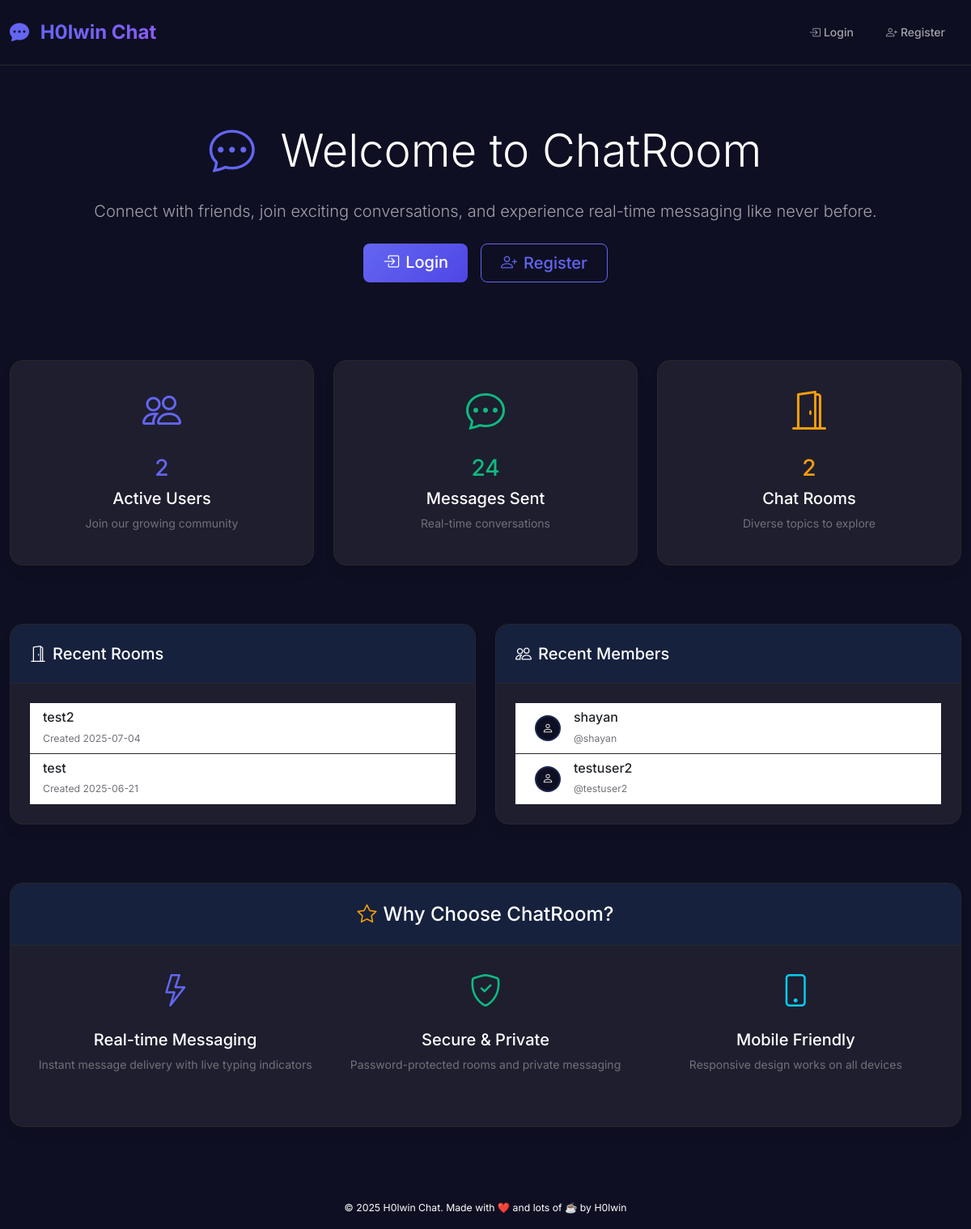
The page / on the database its author committed.
### tables this page shows
CREATE TABLE settings (
            key TEXT PRIMARY KEY,
            value TEXT
        );

CREATE TABLE rooms (
    id INTEGER PRIMARY KEY AUTOINCREMENT,
    name TEXT UNIQUE NOT NULL,
    slug TEXT UNIQUE NOT NULL,
    created_at TIMESTAMP DEFAULT CURRENT_TIMESTAMP
, password TEXT, hidden BOOLEAN DEFAULT 0);

CREATE TABLE "users" (
                    id INTEGER PRIMARY KEY AUTOINCREMENT,
                    username TEXT UNIQUE NOT NULL,
                    email TEXT UNIQUE NOT NULL,
                    hashed_password TEXT NOT NULL,
                    is_admin INTEGER DEFAULT 0,
                    created_at TIMESTAMP DEFAULT CURRENT_TIMESTAMP
                , display_name TEXT, bio TEXT, birth_date DATE, profile_image TEXT, last_seen TIMESTAMP);

### backend/app.py (the view)
@app.route('/')
def home():
    with get_db() as conn:
        cur = conn.cursor()
        cur.execute('SELECT COUNT(*) FROM users')
        user_count = cur.fetchone()[0]
        cur.execute('SELECT COUNT(*) FROM messages')
        message_count = cur.fetchone()[0]
        cur.execute('SELECT COUNT(*) FROM rooms')
        room_count = cur.fetchone()[0]
        cur.execute('SELECT name, slug, created_at FROM rooms ORDER BY created_at DESC LIMIT 6')
        recent_rooms = [dict(name=row[0], slug=row[1], created_at=row[2]) for row in cur.fetchall()]
        cur.execute('SELECT username, display_name, created_at FROM users ORDER BY created_at DESC LIMIT 6')
        recent_users = [dict(username=row[0], display_name=row[1] or row[0], created_at=row[2]) for row in cur.fetchall()]
    return render_template('home.html',
                         user_count=user_count,
                         message_count=message_count,
                         room_count=room_count,
                         recent_rooms=recent_rooms,
                         recent_users=recent_users)

### frontend/templates/home.html (shortened to what this page needs)
{% extends 'base.html' %}
{% block content %}
<div class="container-fluid">
    <div class="row mb-5">
        <div class="col-12">
            <div class="text-center py-5">
                <h1 class="display-4 mb-4">
                    <i class="bi bi-chat-dots text-primary me-3"></i>
                    Welcome to ChatRoom
                </h1>
                <p class="lead text-secondary mb-4">
                    Connect with friends, join exciting conversations, and experience real-time messaging like never before.
                </p>
                {% if not current_user.is_authenticated %}
                <div class="d-flex gap-3 justify-content-center">
                    <a href="/login" class="btn btn-primary btn-lg">
                        <i class="bi bi-box-arrow-in-right me-2"></i>Login
                    </a>
                    <a href="/register" class="btn btn-outline-primary btn-lg">
                        <i class="bi bi-person-plus me-2"></i>Register
                    </a>
                </div>
                {% endif %}
            </div>
        </div>
    </div>
    <div class="row mb-5">
        <div class="col-md-4 mb-4">
            <div class="card text-center h-100">
                <div class="card-body">
                    <div class="mb-3">
                        <i class="bi bi-people text-primary" style="font-size: 3rem;"></i>
                    </div>
                    <h3 class="text-primary mb-2">{{ user_count }}</h3>
                    <h5 class="card-title">Active Users</h5>
                    <p class="text-muted">Join our growing community</p>
                </div>
            </div>
        </div>
        <div class="col-md-4 mb-4">
            <div class="card text-center h-100">
                <div class="card-body">
                    <div class="mb-3">
                        <i class="bi bi-chat-dots text-success" style="font-size: 3rem;"></i>
                    </div>
                    <h3 class="text-success mb-2">{{ message_count }}</h3>
                    <h5 class="card-title">Messages Sent</h5>
                    <p class="text-muted">Real-time conversations</p>
                </div>
            </div>
        </div>
        <div class="col-md-4 mb-4">
            <div class="card text-center h-100">
                <div class="card-body">
                    <div class="mb-3">
                        <i class="bi bi-door-open text-warning" style="font-size: 3rem;"></i>
                    </div>
                    <h3 class="text-warning mb-2">{{ room_count }}</h3>
                    <h5 class="card-title">Chat Rooms</h5>
                    <p class="text-muted">Diverse topics to explore</p>
                </div>
            </div>
        </div>
    </div>
    <div class="row">
        <div class="col-md-6 mb-4">
            <div class="card h-100">
                <div class="card-header d-flex justify-content-between align-items-center">
                    <h5 class="mb-0">
                        <i class="bi bi-door-open me-2"></i>Recent Rooms
                    </h5>
                </div>
                <div class="card-body">
                    {% if recent_rooms %}
                    <div class="list-group list-group-flush">
                        {% for room in recent_rooms %}
                        <div class="list-group-item d-flex justify-content-between align-items-center">
                            <div>
                                <h6 class="mb-1">{{ room.name }}</h6>
                                <small class="text-muted">Created {{ room.created_at.split(' ')[0] }}</small>
                            </div>
                        </div>
                        {% endfor %}
                    </div>
                    {% else %}
                    <div class="text-center py-4">
                        <i class="bi bi-door-open text-muted mb-3" style="font-size: 2rem;"></i>
                        <p class="text-muted">No rooms available yet</p>
                    </div>
                    {% endif %}
                </div>
            </div>
        </div>
        <div class="col-md-6 mb-4">
            <div class="card h-100">
                <div class="card-header d-flex justify-content-between align-items-center">
                    <h5 class="mb-0">
                        <i class="bi bi-people me-2"></i>Recent Members
                    </h5>
                </div>
                <div class="card-body">
                    {% if recent_users %}
                    <div class="list-group list-group-flush">
                        {% for user in recent_users %}
                        <div class="list-group-item d-flex justify-content-between align-items-center">
                            <div class="d-flex align-items-center">
                                <div class="avatar-sm bg-primary rounded-circle d-flex align-items-center justify-content-center me-3">
                                    <i class="bi bi-person text-white"></i>
                                </div>
                                <div>
                                    <h6 class="mb-1">{{ user.display_name }}</h6>
                                    <small class="text-muted">@{{ user.username }}</small>
                                </div>
                            </div>
                        </div>
                        {% endfor %}
                    </div>
                    {% else %}
                    <div class="text-center py-4">
                        <i class="bi bi-people text-muted mb-3" style="font-size: 2rem;"></i>
                        <p class="text-muted">No users yet</p>
                    </div>
                    {% endif %}
                </div>
            </div>
        </div>
    </div>
    <div class="row mt-5">
        <div class="col-12">
            <div class="card">
                <div class="card-header text-center">
                    <h4 class="mb-0">
                        <i class="bi bi-star me-2 text-warning"></i>Why Choose ChatRoom?
                    </h4>
                </div>
                <div class="card-body">
                    <div class="row">
                        <div class="col-md-4 mb-4">
                            <div class="text-center">
                                <div class="mb-3">
                                    <i class="bi bi-lightning text-primary" style="font-size: 2.5rem;"></i>
                                </div>
                                <h5>Real-time Messaging</h5>
                                <p class="text-muted">Instant message delivery with live typing indicators</p>
                            </div>
                        </div>
                        <div class="col-md-4 mb-4">
                            <div class="text-center">
                                <div class="mb-3">
                                    <i class="bi bi-shield-check text-success" style="font-size: 2.5rem;"></i>
                                </div>
                                <h5>Secure & Private</h5>
                                <p class="text-muted">Password-protected rooms and private messaging</p>
                            </div>
                        </div>
                        <div class="col-md-4 mb-4">
                            <div class="text-center">
                                <div class="mb-3">
                                    <i class="bi bi-phone text-info" style="font-size: 2.5rem;"></i>
                                </div>
                                <h5>Mobile Friendly</h5>
                                <p class="text-muted">Responsive design works on all devices</p>
                            </div>
                        </div>
                    </div>
                </div>
            </div>
        </div>
    </div>
</div>
{% endblock %}

### frontend/templates/base.html (shortened to what this page needs)
<!DOCTYPE html>
<html lang="en">
<head>
    <link href="https://cdn.jsdelivr.net/npm/bootstrap@5.3.2/dist/css/bootstrap.min.css" rel="stylesheet">
    <link href="https://cdn.jsdelivr.net/npm/bootstrap-icons@1.11.3/font/bootstrap-icons.min.css" rel="stylesheet">
    <link href="/static/css/main.css" rel="stylesheet">
    <link href="/static/css/rtl-support.css" rel="stylesheet">
    <link href="/static/css/spacing.css" rel="stylesheet">
</head>
<body class="app-body">
    <nav class="navbar navbar-expand-lg navbar-dark app-navbar">
        <div class="container-fluid">
            <a class="navbar-brand" href="/">
                <i class="bi bi-chat-dots-fill me-2"></i>
                <span class="brand-text">{{ site_name }}</span>
            </a>
            <div class="collapse navbar-collapse" id="navbarNav">
                <ul class="navbar-nav ms-auto">
                    {% if current_user.is_authenticated %}
                        <li class="nav-item">
                            <a class="nav-link" href="/dashboard">
                                <i class="bi bi-house me-1"></i>Dashboard
                            </a>
                        </li>
                        <li class="nav-item">
                            <a class="nav-link" href="/chat">
                                <i class="bi bi-chat me-1"></i>Chat
                            </a>
                        </li>
                        <li class="nav-item">
                            <a class="nav-link" href="/pm">
                                <i class="bi bi-envelope me-1"></i>Messages
                            </a>
                        </li>
                        {% if current_user.is_admin %}
                        <li class="nav-item">
                            <a class="nav-link admin-link" href="/admin">
                                <i class="bi bi-shield me-1"></i>Admin
                            </a>
                        </li>
                        {% endif %}
                        <li class="nav-item dropdown">
                            <a class="nav-link dropdown-toggle" href="#" role="button" data-bs-toggle="dropdown">
                                <i class="bi bi-person-circle me-1"></i>{{ current_user.username }}
                            </a>
                            <ul class="dropdown-menu dropdown-menu-dark">
                                <li><a class="dropdown-item" href="/profile">
                                    <i class="bi bi-person me-2"></i>Profile
                                </a></li>
                                <li><hr class="dropdown-divider"></li>
                                <li><a class="dropdown-item" href="/logout">
                                    <i class="bi bi-box-arrow-right me-2"></i>Logout
                                </a></li>
                            </ul>
                        </li>
                    {% else %}
                        <li class="nav-item">
                            <a class="nav-link" href="/login">
                                <i class="bi bi-box-arrow-in-right me-1"></i>Login
                            </a>
                        </li>
                        <li class="nav-item">
                            <a class="nav-link" href="/register">
                                <i class="bi bi-person-plus me-1"></i>Register
                            </a>
                        </li>
                    {% endif %}
                </ul>
            </div>
        </div>
    </nav>
    <main class="app-main">
        {% block content %}{% endblock %}
    </main>
    <footer class="app-footer text-center py-3 mt-5">
        <small>
            © 2025 {{ site_name }}. Made with ❤️ and lots of ☕ by H0lwin
        </small>
    </footer>
    <div class="toast-container position-fixed bottom-0 end-0 p-3" style="z-index: 1100;">
    </div>
</body>
</html>

### rows shown on the page
settings: value "H0lwin Chat"
rooms: name "test2", created_at "2025-07-04"
rooms: name "test", created_at "2025-06-21"
users: display_name "shayan", username "shayan"
users: display_name "testuser2", username "testuser2"

### other values the page prints
{{ user_count }} "2"
{{ message_count }} "24"
{{ room_count }} "2"
